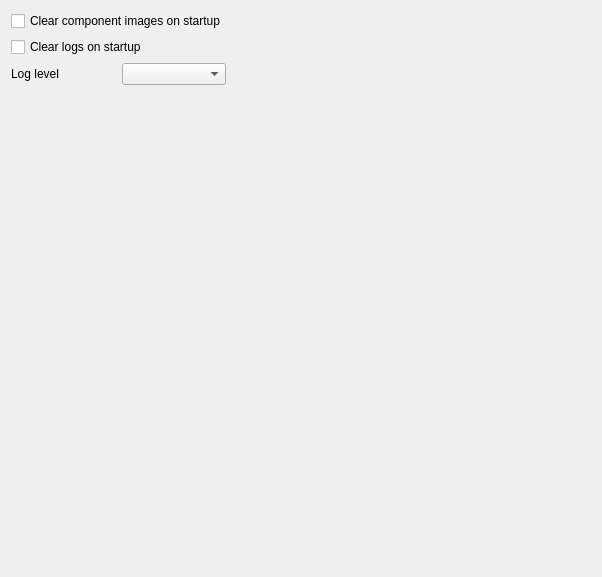
         <widget class="QWidget" name="tab_16">
          <attribute name="title">
           <string>Logging</string>
          </attribute>
          <layout class="QGridLayout" name="gridLayout_31">
           <item row="0" column="0" colspan="2">
            <widget class="QCheckBox" name="checkBox_24">
             <property name="text">
              <string>Clear component images on startup</string>
             </property>
            </widget>
           </item>
           <item row="1" column="0" colspan="2">
            <widget class="QCheckBox" name="checkBox_25">
             <property name="text">
              <string>Clear logs on startup</string>
             </property>
            </widget>
           </item>
           <item row="1" column="2">
            <spacer name="horizontalSpacer_9">
             <property name="orientation">
              <enum>Qt::Horizontal</enum>
             </property>
             <property name="sizeHint" stdset="0">
              <size>
               <width>365</width>
               <height>20</height>
              </size>
             </property>
            </spacer>
           </item>
           <item row="2" column="0">
            <widget class="QLabel" name="label_50">
             <property name="text">
              <string>Log level</string>
             </property>
            </widget>
           </item>
           <item row="2" column="1">
            <widget class="QComboBox" name="comboBox_6"/>
           </item>
           <item row="3" column="1">
            <spacer name="verticalSpacer_13">
             <property name="orientation">
              <enum>Qt::Vertical</enum>
             </property>
             <property name="sizeHint" stdset="0">
              <size>
               <width>20</width>
               <height>481</height>
              </size>
             </property>
            </spacer>
           </item>
          </layout>
         </widget>
